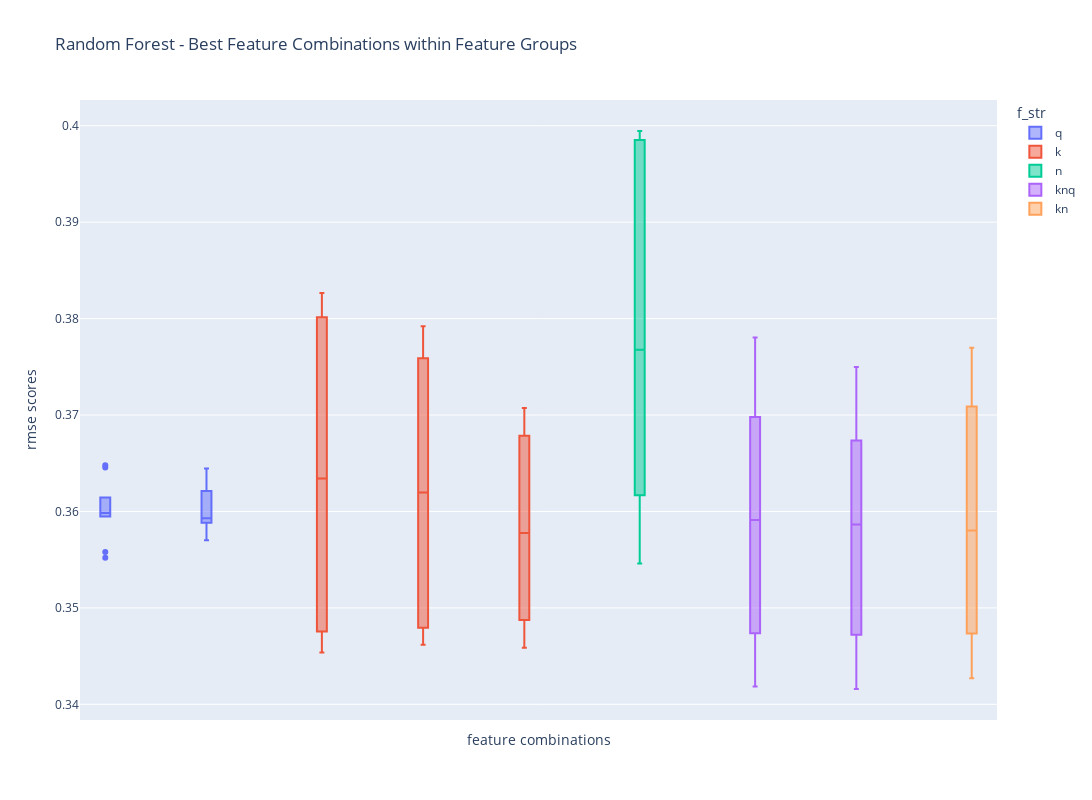

Notebook code cell kept with this figure:
### Code cell
fig = px.box(df_metrics[(df_metrics['features'].isin(x)) & (df_metrics['model'] == 'rf')], x='features',
             y='rmse_scores', title='RMSE Boxplot of Best Feature Combinations', color='f_str')
fig.update_layout(height=800, width=1100,
                  title_text="Random Forest - Best Feature Combinations within Feature Groups",
                  xaxis_title="feature combinations", yaxis_title="rmse scores")
fig.update_xaxes(showticklabels=False)
fig.show()

### Figure 1 — Plotly figure (JSON) as saved in the notebook; plotly's stock layout.template omitted (floating-point values rounded to 4 significant figures)
{"data": [{"alignmentgroup": "True", "hovertemplate": "f_str=q<br>features=%{x}<br>rmse_scores=%{y}<extra></extra>", "legendgroup": "q", "marker": {"color": "#636efa"}, "name": "q", "notched": false, "offsetgroup": "q", "orientation": "v", "showlegend": true, "type": "box", "x": ["f_1_num_of_terms,f_4_has_special_char", "f_1_num_of_terms,f_4_has_special_char", "f_1_num_of_terms,f_4_has_special_char", "f_1_num_of_terms,f_4_has_special_char", "f_1_num_of_terms,f_4_has_special_char", "f_1_num_of_terms,f_3_has_numbers,f_4_has_special_char", "f_1_num_of_terms,f_3_has_numbers,f_4_has_special_char", "f_1_num_of_terms,f_3_has_numbers,f_4_has_special_char", "f_1_num_of_terms,f_3_has_numbers,f_4_has_special_char", "f_1_num_of_terms,f_3_has_numbers,f_4_has_special_char", "f_1_num_of_terms,f_4_has_special_char", "f_1_num_of_terms,f_4_has_special_char", "f_1_num_of_terms,f_4_has_special_char", "f_1_num_of_terms,f_4_has_special_char", "f_1_num_of_terms,f_4_has_special_char", "f_1_num_of_terms,f_3_has_numbers,f_4_has_special_char", "f_1_num_of_terms,f_3_has_numbers,f_4_has_special_char", "f_1_num_of_terms,f_3_has_numbers,f_4_has_special_char", "f_1_num_of_terms,f_3_has_numbers,f_4_has_special_char", "f_1_num_of_terms,f_3_has_numbers,f_4_has_special_char"], "x0": " ", "xaxis": "x", "y": [0.3645, 0.3596, 0.3598, 0.3614, 0.3558, 0.3636, 0.3592, 0.359, 0.3621, 0.3586, 0.3648, 0.3595, 0.3599, 0.3614, 0.3552, 0.3644, 0.3588, 0.3594, 0.3621, 0.357], "y0": " ", "yaxis": "y"}, {"alignmentgroup": "True", "hovertemplate": "f_str=k<br>features=%{x}<br>rmse_scores=%{y}<extra></extra>", "legendgroup": "k", "marker": {"color": "#EF553B"}, "name": "k", "notched": false, "offsetgroup": "k", "orientation": "v", "showlegend": true, "type": "box", "x": ["f_5_num_results,f_6_max_title_score", "f_5_num_results,f_6_max_title_score", "f_5_num_results,f_6_max_title_score", "f_5_num_results,f_6_max_title_score", "f_5_num_results,f_6_max_title_score", "f_5_num_results,f_7_sum_title_scores", "f_5_num_results,f_7_sum_title_scores", "f_5_num_results,f_7_sum_title_scores", "f_5_num_results,f_7_sum_title_scores", "f_5_num_results,f_7_sum_title_scores", "f_5_num_results,f_6_max_title_score,f_7_sum_title_scores", "f_5_num_results,f_6_max_title_score,f_7_sum_title_scores", "f_5_num_results,f_6_max_title_score,f_7_sum_title_scores", "f_5_num_results,f_6_max_title_score,f_7_sum_title_scores", "f_5_num_results,f_6_max_title_score,f_7_sum_title_scores", "f_5_num_results,f_6_max_title_score", "f_5_num_results,f_6_max_title_score", "f_5_num_results,f_6_max_title_score", "f_5_num_results,f_6_max_title_score", "f_5_num_results,f_6_max_title_score", "f_5_num_results,f_7_sum_title_scores", "f_5_num_results,f_7_sum_title_scores", "f_5_num_results,f_7_sum_title_scores", "f_5_num_results,f_7_sum_title_scores", "f_5_num_results,f_7_sum_title_scores", "f_5_num_results,f_6_max_title_score,f_7_sum_title_scores", "f_5_num_results,f_6_max_title_score,f_7_sum_title_scores", "f_5_num_results,f_6_max_title_score,f_7_sum_title_scores", "f_5_num_results,f_6_max_title_score,f_7_sum_title_scores", "f_5_num_results,f_6_max_title_score,f_7_sum_title_scores"], "x0": " ", "xaxis": "x", "y": [0.3815, 0.3826, 0.3801, 0.3736, 0.3746, 0.3792, 0.3717, 0.3759, 0.3784, 0.3699, 0.3707, 0.3679, 0.3691, 0.3644, 0.3622, 0.3532, 0.3506, 0.3474, 0.3475, 0.3454, 0.354, 0.3511, 0.3479, 0.3479, 0.3462, 0.3533, 0.3507, 0.3479, 0.3488, 0.3459], "y0": " ", "yaxis": "y"}, {"alignmentgroup": "True", "hovertemplate": "f_str=n<br>features=%{x}<br>rmse_scores=%{y}<extra></extra>", "legendgroup": "n", "marker": {"color": "#00cc96"}, "name": "n", "notched": false, "offsetgroup": "n", "orientation": "v", "showlegend": true, "type": "box", "x": ["f_8_max_semantic_score,f_9_avg_semantic_score", "f_8_max_semantic_score,f_9_avg_semantic_score", "f_8_max_semantic_score,f_9_avg_semantic_score", "f_8_max_semantic_score,f_9_avg_semantic_score", "f_8_max_semantic_score,f_9_avg_semantic_score", "f_8_max_semantic_score,f_9_avg_semantic_score", "f_8_max_semantic_score,f_9_avg_semantic_score", "f_8_max_semantic_score,f_9_avg_semantic_score", "f_8_max_semantic_score,f_9_avg_semantic_score", "f_8_max_semantic_score,f_9_avg_semantic_score"], "x0": " ", "xaxis": "x", "y": [0.3995, 0.3991, 0.3942, 0.3985, 0.3882, 0.3653, 0.3607, 0.3617, 0.3643, 0.3546], "y0": " ", "yaxis": "y"}, {"alignmentgroup": "True", "hovertemplate": "f_str=knq<br>features=%{x}<br>rmse_scores=%{y}<extra></extra>", "legendgroup": "knq", "marker": {"color": "#ab63fa"}, "name": "knq", "notched": false, "offsetgroup": "knq", "orientation": "v", "showlegend": true, "type": "box", "x": ["f_1_num_of_terms,f_5_num_results,f_6_max_title_score,f_9_avg_semantic_score", "f_1_num_of_terms,f_5_num_results,f_6_max_title_score,f_9_avg_semantic_score", "f_1_num_of_terms,f_5_num_results,f_6_max_title_score,f_9_avg_semantic_score", "f_1_num_of_terms,f_5_num_results,f_6_max_title_score,f_9_avg_semantic_score", "f_1_num_of_terms,f_5_num_results,f_6_max_title_score,f_9_avg_semantic_score", "f_1_num_of_terms,f_5_num_results,f_6_max_title_score,f_7_sum_title_scores,f_9_avg_semantic_score", "f_1_num_of_terms,f_5_num_results,f_6_max_title_score,f_7_sum_title_scores,f_9_avg_semantic_score", "f_1_num_of_terms,f_5_num_results,f_6_max_title_score,f_7_sum_title_scores,f_9_avg_semantic_score", "f_1_num_of_terms,f_5_num_results,f_6_max_title_score,f_7_sum_title_scores,f_9_avg_semantic_score", "f_1_num_of_terms,f_5_num_results,f_6_max_title_score,f_7_sum_title_scores,f_9_avg_semantic_score", "f_1_num_of_terms,f_5_num_results,f_6_max_title_score,f_9_avg_semantic_score", "f_1_num_of_terms,f_5_num_results,f_6_max_title_score,f_9_avg_semantic_score", "f_1_num_of_terms,f_5_num_results,f_6_max_title_score,f_9_avg_semantic_score", "f_1_num_of_terms,f_5_num_results,f_6_max_title_score,f_9_avg_semantic_score", "f_1_num_of_terms,f_5_num_results,f_6_max_title_score,f_9_avg_semantic_score", "f_1_num_of_terms,f_5_num_results,f_6_max_title_score,f_7_sum_title_scores,f_9_avg_semantic_score", "f_1_num_of_terms,f_5_num_results,f_6_max_title_score,f_7_sum_title_scores,f_9_avg_semantic_score", "f_1_num_of_terms,f_5_num_results,f_6_max_title_score,f_7_sum_title_scores,f_9_avg_semantic_score", "f_1_num_of_terms,f_5_num_results,f_6_max_title_score,f_7_sum_title_scores,f_9_avg_semantic_score", "f_1_num_of_terms,f_5_num_results,f_6_max_title_score,f_7_sum_title_scores,f_9_avg_semantic_score"], "x0": " ", "xaxis": "x", "y": [0.378, 0.3698, 0.3711, 0.3693, 0.3668, 0.375, 0.3652, 0.3694, 0.3673, 0.3674, 0.3515, 0.3495, 0.3457, 0.3474, 0.3418, 0.3521, 0.349, 0.346, 0.3472, 0.3416], "y0": " ", "yaxis": "y"}, {"alignmentgroup": "True", "hovertemplate": "f_str=kn<br>features=%{x}<br>rmse_scores=%{y}<extra></extra>", "legendgroup": "kn", "marker": {"color": "#FFA15A"}, "name": "kn", "notched": false, "offsetgroup": "kn", "orientation": "v", "showlegend": true, "type": "box", "x": ["f_5_num_results,f_6_max_title_score,f_7_sum_title_scores,f_9_avg_semantic_score", "f_5_num_results,f_6_max_title_score,f_7_sum_title_scores,f_9_avg_semantic_score", "f_5_num_results,f_6_max_title_score,f_7_sum_title_scores,f_9_avg_semantic_score", "f_5_num_results,f_6_max_title_score,f_7_sum_title_scores,f_9_avg_semantic_score", "f_5_num_results,f_6_max_title_score,f_7_sum_title_scores,f_9_avg_semantic_score", "f_5_num_results,f_6_max_title_score,f_7_sum_title_scores,f_9_avg_semantic_score", "f_5_num_results,f_6_max_title_score,f_7_sum_title_scores,f_9_avg_semantic_score", "f_5_num_results,f_6_max_title_score,f_7_sum_title_scores,f_9_avg_semantic_score", "f_5_num_results,f_6_max_title_score,f_7_sum_title_scores,f_9_avg_semantic_score", "f_5_num_results,f_6_max_title_score,f_7_sum_title_scores,f_9_avg_semantic_score"], "x0": " ", "xaxis": "x", "y": [0.377, 0.3706, 0.3724, 0.3709, 0.3649, 0.3511, 0.3492, 0.3454, 0.3474, 0.3427], "y0": " ", "yaxis": "y"}], "layout": {"boxmode": "group", "height": 800, "legend": {"title": {"text": "f_str"}, "tracegroupgap": 0}, "title": {"text": "Random Forest - Best Feature Combinations within Feature Groups"}, "width": 1100, "xaxis": {"anchor": "y", "autorange": true, "domain": [0, 1], "range": [-0.5295, 8.529], "showticklabels": false, "title": {"text": "feature combinations"}, "type": "category"}, "yaxis": {"anchor": "x", "autorange": true, "domain": [0, 1], "range": [0.3384, 0.4027], "title": {"text": "rmse scores"}, "type": "linear"}}}
